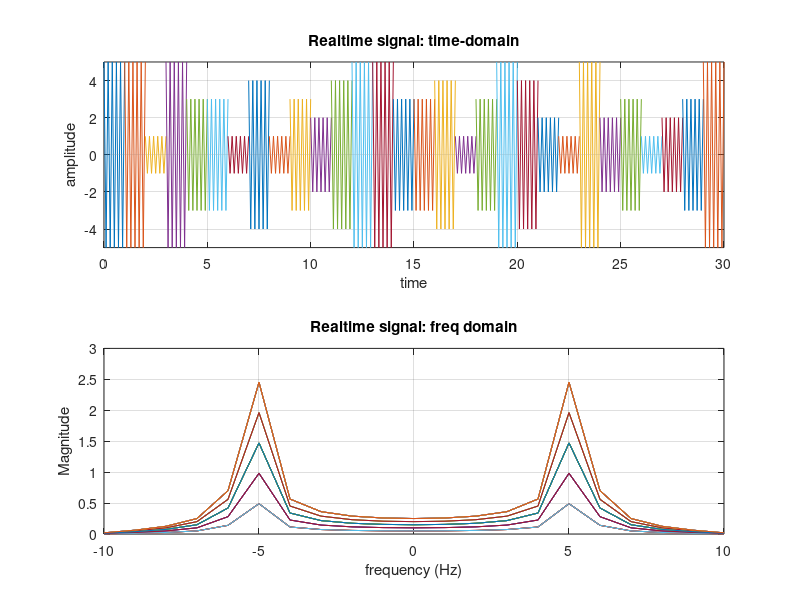

MATLAB code for this plot:
clear all
close all
duration_signal=29;
A=1;
for T = 0:duration_signal  %%%% Duration 30 seconds with interval of 1 sec.
    if T==0
    display('Transmission Started')
     display (T)
    elseif (T==duration_signal) 
        display('Transmission ends: see the final result')
     display (T)
    else
            display('Transmission in progress: please wait')
     display (T)
    end 
    freq=5;
  
   fs=4*freq;
    ts=1/fs;
     t=0:ts:1;
    
     U=randi(5);
    m_t=U*cos(2*pi*freq*t);  
  N=length(m_t);
  m_f= fft(m_t,N)/fs;
  freqaxis=linspace(-fs/2, fs/2, N);
    figure(1)
    
    hold all  %%% keeps the previous plots and everytime changes the color
    subplot(2,1,1), plot(t+T,m_t);title('Realtime signal: time-domain');xlabel('seconds');ylabel('magnitude');
    xlabel('time')
    ylabel('amplitude')
    grid on
    axis([0  inf -5 5])   %%% first two are limits for x-axis, the other two are limits for y-axis: observe why 0 inf , and -5 5 are used here.
    hold on     %%% keeps the previous plots 
    subplot(2,1,2), plot(freqaxis,fftshift(abs(m_f)))
      xlabel('frequency (Hz)')
    ylabel('Magnitude')
    title('Realtime signal: freq domain');
    grid on
    axis([-inf inf 0 3])  %%% first two are limits for x-axis, the other two are limits for y-axis: observe why -inf inf , and 0 3 are used here. 
     
   
      
    pause(0.5)  %%%%% pauses for 2 seconds and then go for next loop increment.
end